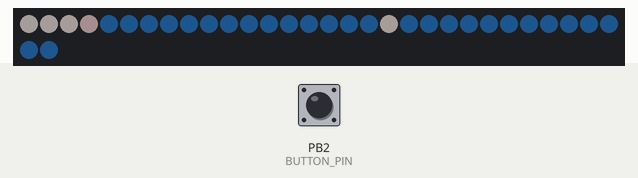
The sketch below on a simulated ATtiny85, built with avr-gcc and run on an emulated ATtiny85. Parts: 32 RGB LEDs in strip order, left to right, continuing on the next row. The inputs (shaded band) are chosen by the test bench; at power-on: PB2 (BUTTON_PIN) LOW. Dim RGB values are drawn brighter than linear; random numbers use the default seed unless the sketch sets one.

Above: at 1.2 s.
1.3 s: PB2 (BUTTON_PIN) pulled HIGH for 3.2 s
At 3.9 s:
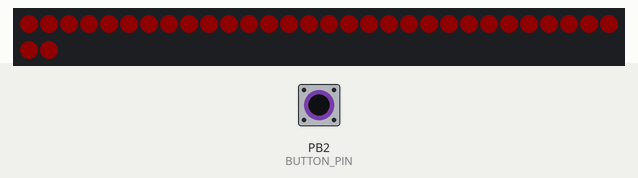
5.1 s: PB2 (BUTTON_PIN) pulled HIGH for 1 s
At 6.39 s:
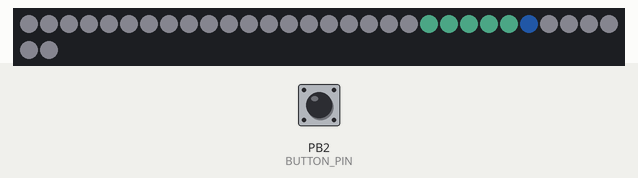
6.7 s: PB2 (BUTTON_PIN) pulled HIGH for 0.15 s
At 7.0 s:
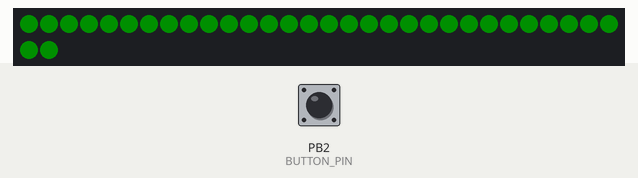
7.4 s: PB2 (BUTTON_PIN) pulled HIGH for 1 s
At 8.77 s:
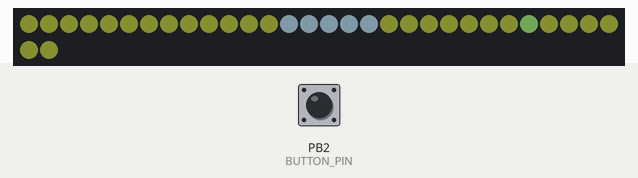
9.0 s: PB2 (BUTTON_PIN) pulled HIGH for 0.15 s
At 9.5 s:
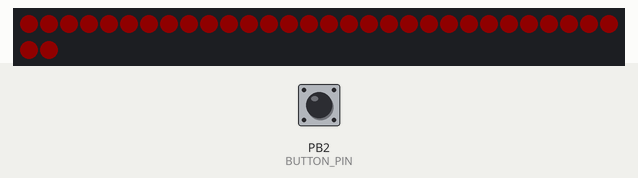
9.7 s: PB2 (BUTTON_PIN) pulled HIGH for 3.2 s
At 13.08 s:
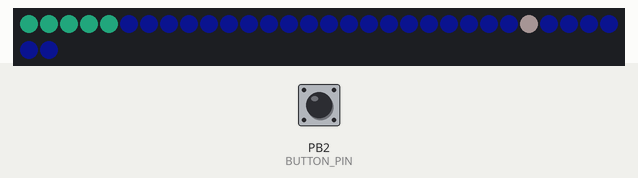
Timing chart, 0 to 14.5 s (numbered marks = the images above; inputs shaded):
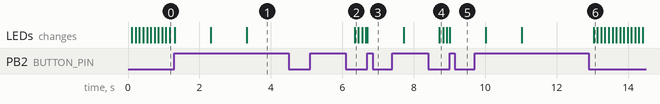

The sketch:

neopixel_game.ino
```cpp
//Single button game for adafruit neopixel
//Tested with neopixel rings and an ATtiny85

#include <EEPROM.h>
#include <Adafruit_NeoPixel.h>
#ifdef __AVR__
  #include <avr/power.h>
#endif

#define HIGH_SCORE_ADDR 0 //eeprom address for high level tracking

#define LED_PIN 0
#define BUTTON_PIN 2
#define NUMPIXELS 32

#define BRIGHTNESS 15 //background brightness
#define BRIGHT_TARGET 25 //offset from background
#define BRIGHT_PIX 25 //offset from background

#define START_SPEED 100 //width of target
#define START_WIDTH 5 //delay before LED moves
#define SPEED_INC 10 //% speed change per level

int pixSpeed = START_SPEED;
int targetSize = START_WIDTH;
int highScore = EEPROM.read(HIGH_SCORE_ADDR);
int numLevel = 0;

Adafruit_NeoPixel pixels(NUMPIXELS, LED_PIN, NEO_GRB + NEO_KHZ800);
int pixelOrder[NUMPIXELS] = {25, 24, 23, 22, 21, 20, 19, 18, 0, 1, 2, 3, 4, 5, 6, 7, 8, 9, 10, 11, 12, 13, 14, 15, 17, 16, 31, 30, 29, 28, 27, 26};

void setup() {
  #if defined(__AVR_ATtiny85__) && (F_CPU == 16000000)
    clock_prescale_set(clock_div_1);
  #endif

  pixels.begin();
}

//main game loop
void loop() {
  int pixelLocation = 0;
  int targetLocation = random(0, NUMPIXELS);
  int targets[targetSize];

  //random colors
  uint32_t colorTarget = pixels.ColorHSV(random(65535), random(255), BRIGHTNESS+BRIGHT_TARGET);
  uint32_t colorPix = pixels.ColorHSV(random(65535), random(255), BRIGHTNESS+BRIGHT_PIX);
  uint32_t colorBackground = pixels.ColorHSV(random(65535), random(255), BRIGHTNESS);

  // level loop
  while(true) {
    //draw field
    pixels.clear();
    pixels.fill(colorBackground, 0); //background
    for(int i=0; i<targetSize; i++){ //target
      int wrappedLocation = (i+targetLocation)%NUMPIXELS; //
      targets[i] = wrappedLocation; //add to list for hit check
      pixels.setPixelColor(pixelOrder[wrappedLocation], colorTarget); //fill with wrap
    }
    pixels.setPixelColor(pixelOrder[pixelLocation], colorPix); //moving pixel
    pixels.show();

    //check every 1ms (ish) if button has been pressed
    for(int i=0; i<pixSpeed; i++) {
      if(digitalRead(BUTTON_PIN) == HIGH){ //button pressed
        //in list of target pixels
        for(int i=0; i<targetSize; i++){
          if(targets[i] == pixelLocation){
            pixels.fill(pixels.Color(0, BRIGHTNESS, 0), 0); //win screen
            pixels.show();
            delay(1000);
            int speedUp = pixSpeed * SPEED_INC / 100; //apply speed increase
            pixSpeed -= speedUp;
            if(pixSpeed <= 0){ //keep it from going negative delay
              pixSpeed = 1;
            }
            numLevel++;
            return;
          }
        }
        //not in list of target pixels
        pixels.fill(pixels.Color(BRIGHTNESS, 0, 0), 0); //lose screen
        pixels.show();
        delay(1000);

        //new high score
        if(numLevel>highScore){
          EEPROM.write(HIGH_SCORE_ADDR, numLevel);
          //rainbow snake until power cycled
          while(true){
            for(int j=0; j<NUMPIXELS; j++){
              for(int i=0; i<NUMPIXELS; i++){
               pixels.setPixelColor(pixelOrder[(i+j)%NUMPIXELS], pixels.ColorHSV(65535/NUMPIXELS*i, 255, BRIGHTNESS));
              }
             pixels.show();
             delay(100);
            }
          }
        }
        //reset level
        pixSpeed = START_SPEED;
        numLevel = 0;
        return;
      }
      delay(1);
    }

    pixelLocation++; //move pixel
    pixelLocation %= NUMPIXELS; //wrap if out of bounds
  }
}
```
